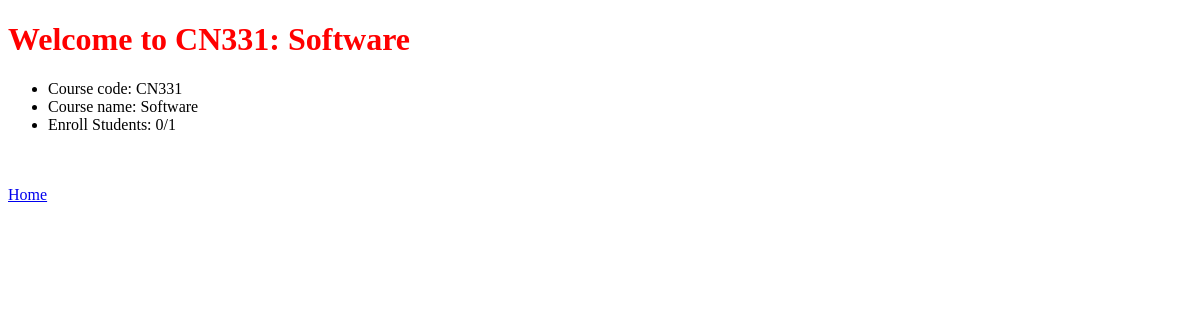
/courses/CN331, run on an earlier commit of the app's database.
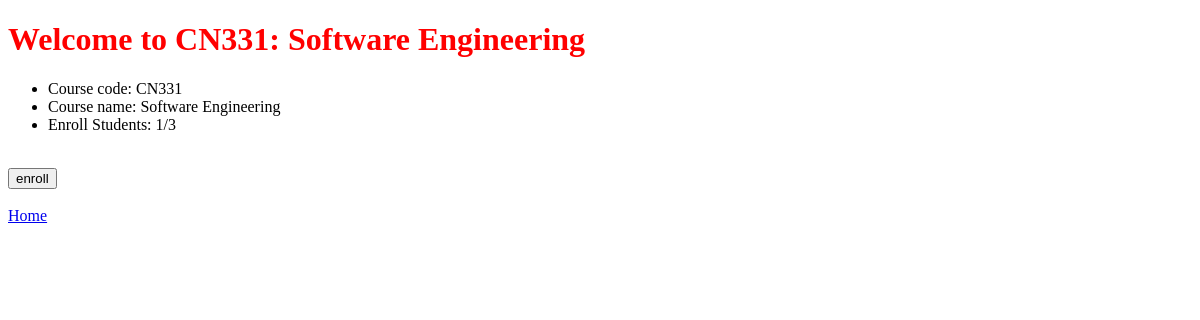
And on a later commit of the database.
### courses/models.py (models this page shows)
class Course(models.Model):
    code = models.CharField("Course Code",max_length=5)
    name = models.CharField("Course Name",max_length=64)
    year = models.IntegerField(null=True)
    semester = models.IntegerField(default=1)
    max_seat = models.IntegerField(null=True)
    total_seat = models.IntegerField(default=0)
    quota = models.BooleanField("Available",default=True)
    quota_seat = models.BooleanField("Seat Available",default=True)
    students= models.ManyToManyField(User, blank=True, related_name="courses")
    def __str__(self):
        return f"{self.code}: {self.name}"

### courses/views.py (the view)
# urls.py: path("<str:course_code>", views.course, name="course"),
def course(request, course_code):
    course = Course.objects.get(code=course_code)
    return render(request, "courses/course.html", {
        "course": course,
        "students": course.students.all(),
    })

### courses/templates/courses/course.html (shortened to what this page needs)
{% extends 'courses/layout.html' %}
{% block body %}
    <h1 style="color: red;">Welcome to {{ course }}</h1>
    <ul>
        <li>Course code: {{ course.code }}</li>
        <li>Course name: {{ course.name }}</li>
        <li>Enroll Students: {{ course.students.count }}/{{ course.max_seat }}</li>
    </ul>
    <br>
    {% if course.quota and course.quota_seat %}
    <form action="{% url 'enroll' course.code %}" method="POST">
        <input type="submit" value="enroll">
    </form>
    {% endif %}
    <br>
    <a href="{% url 'index' %}">Home</a>
{% endblock %}

What changed in the data, as far as the page shows it:
removed Course: code+name "CN331: Software", code "CN331", name "Software", students.count "0", max_seat "1"
added Course: code+name "CN331: Software Engineering", code "CN331", name "Software Engineering", students.count "1", max_seat "3"
Also different on the page:
form field value: (not shown) → "enroll"
